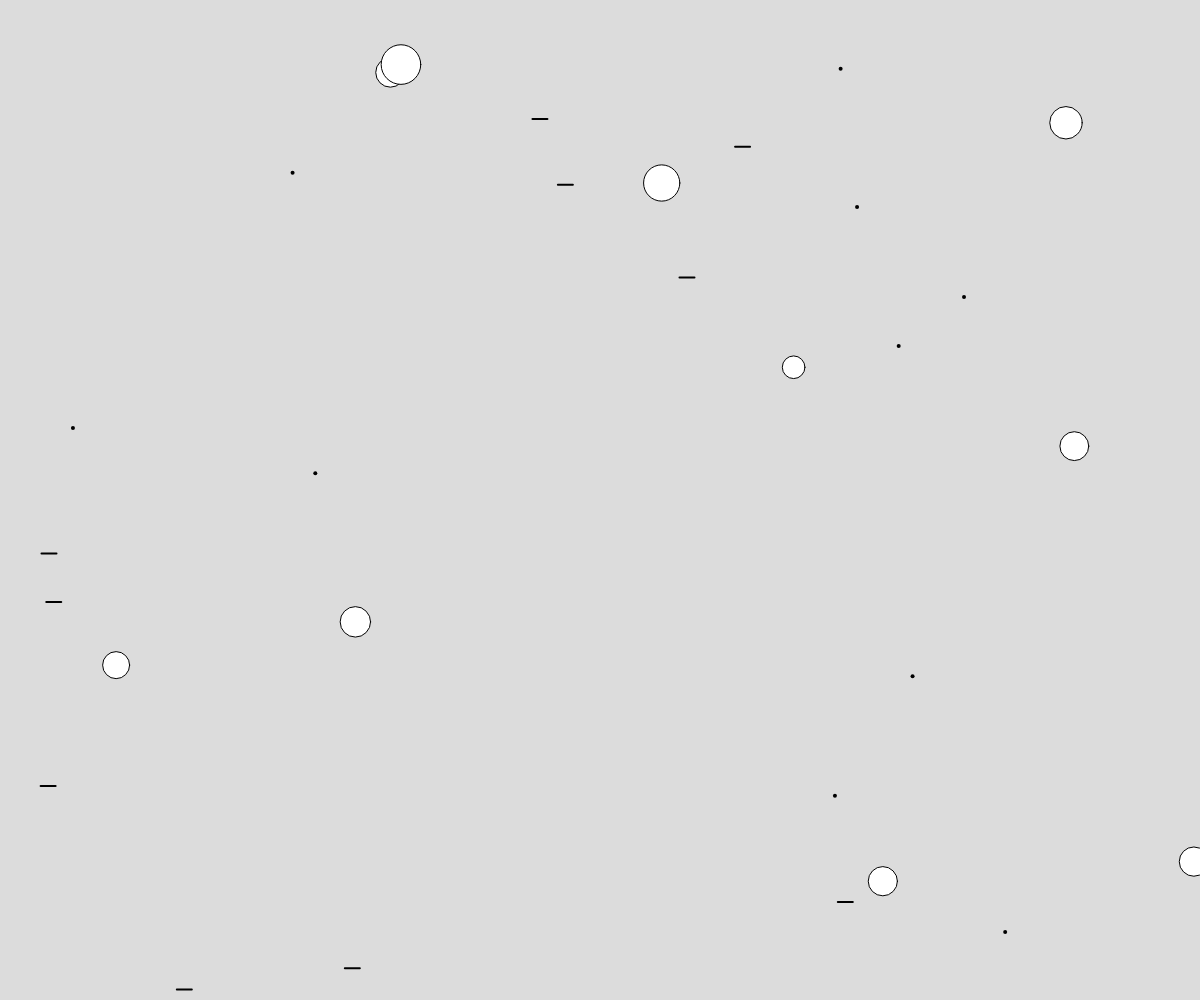
Frame 1 (no input)
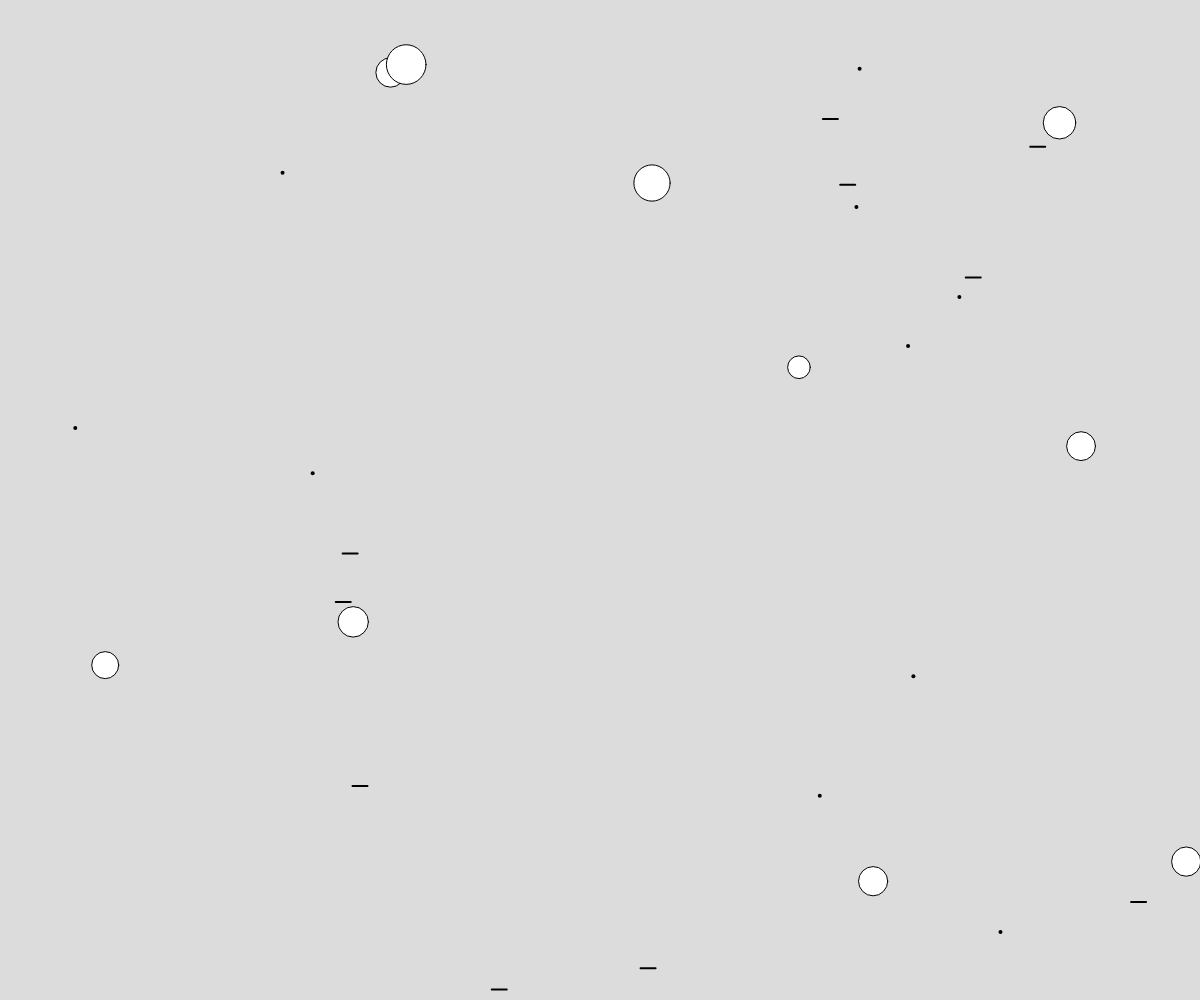
Frame 60 (no input)
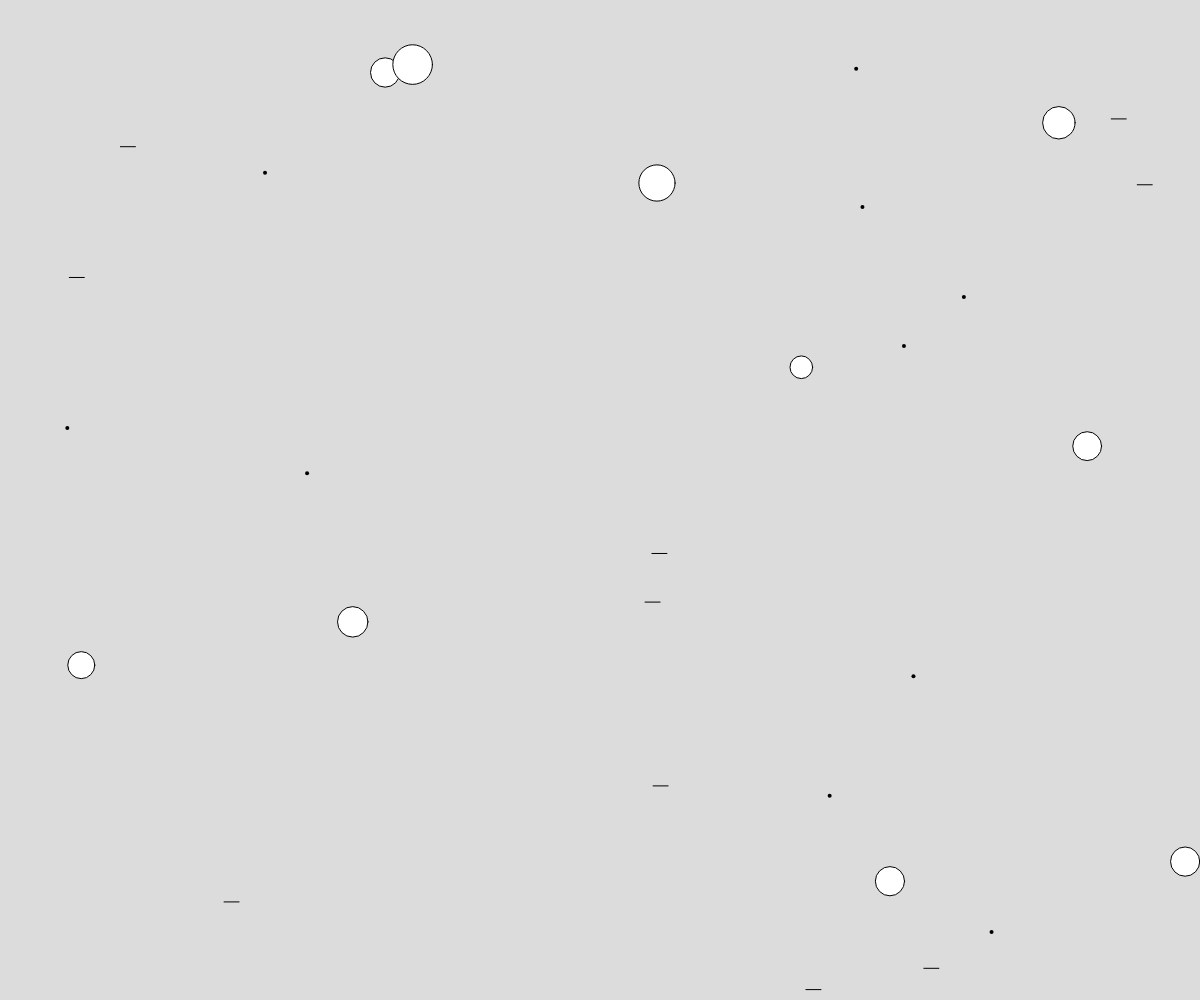
Frame 120 (the mouse pressed at the canvas centre since frame 60)

The p5.js sketch that drew these frames (run headless with seeded random() and noise() and a simulated clock; from frame 60 on, the mouse is pressed at the canvas centre):

// p5.js sketch
// ── sketch.js
// Inheritance Demo
// Srushti vyas

let objects = [];

function setup() {
  createCanvas(windowWidth, windowHeight);
  //add points (parent object)
  for(let i = 0; i < 10; i++){
    objects.push(new AnimatedObject(random(width), random(height)));

  }

  // add circles (child objects)
  for(let i = 0; i < 10; i++){
    objects.push(new CircleObj(random(width), random(height),random(20,40)));
  }

   // add lines (child objects)
   for(let i = 0; i < 10; i++){
    objects.push(new LineObj());
  }
}

function draw() {
  background(220);
  for(o of objects){
    o.move();
    o.display();
  }
}



class AnimatedObject{
  constructor(x,y){
    this.x = x;
    this.y = y;
    this.size = 1;

  }
  move(){
  this.x += (random(-2,2), random(-2,2))


  }

  display(){
    strokeWeight(4);
    point(this.x, this.y);
  }
}


// child classs

class CircleObj extends AnimatedObject{
  constructor(x,y,d){
  super(x,y);
  this.size = d;
  }

  display(){
    strokeWeight(1);
    ellipse(this.x, this.y, this.size,this.size);
  }

}

//child class
class LineObj extends AnimatedObject{
  constructor(){
  super(random(width), random(height));
  }
  move(){
    super.move();  //wiggle effect from parent class
    this.x += 5;
    if(this.x > width){
      this.x = 0;
    }
  }
 display(){
  if (mouseIsPressed){
    strokeWeight(1);
    
  }
  else{
    strokeWeight(2);
  }
  line(this.x, this.y,this.x+15, this.y);
 } 
}
